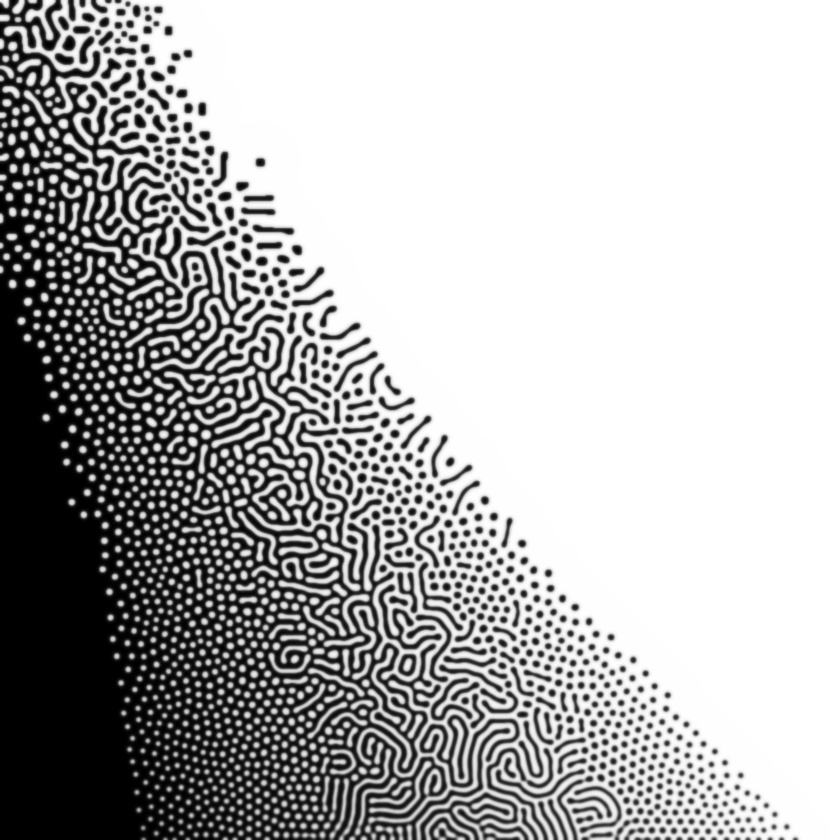
#> input picture sim-quant/rd2d_mat_AC_A0.14-0.07_C-0.1-0.4.jpg, 840 x 840 px, shrunk from 1024 x 1024 before the run
$ python -i quant.py   (imports and definitions only)   (older library calls are emulated)
#> lines starting #> are read from the running program, lines starting #| are printed output that depends on the picture; after the words box and inside, x2 and y2 are one past the last pixel; in counts of white or black regions, pixels touching at a corner belong together
#> further down, picture is the input picture: shape (840, 840); min 0, max 255, mean 176.8
import sys

import numpy as np
import cv2
from PIL import Image


# [74 lines left out: functions quant, _circula, not called in this run]


def binarize(img_gray,
             diameter=10,
             sigmaColor=150,
             sigmaSpace=150,
             a_thresh_type=2,
             a_thresh_blocksize=20,
             a_thresh_offset=0,
             a_thresh_offset2=0):
    """Binarize an image

    Binarize an image using OpenCV library

    Args:
        img_gray: Numpy array of an image (8bit, grayscale)
        diameter: param for bilateralFilter
        sigmaColor: param for bilateralFilter
        sigmaSpace: param for bilateralFilter
        a_thresh_type: 0, 1: Adaptive thresholding, 2: Otsu's thresholding
        a_thresh_blocksize: used for blocksize of adaptiveThreshold
        a_thresh_offset: constant for subtraction
        a_thresh_offset2: constant for negative subtraction (addition)

    Returns:
        img_mono: Numpy array of binarized image

    """
#> called with diameter = 10, sigmaColor = 150, sigmaSpace = 150, a_thresh_type = 2, a_thresh_blocksize = 20, a_thresh_offset = 0, a_thresh_offset2 = 0

    kernel = cv2.getStructuringElement(cv2.MORPH_ELLIPSE, (5, 5))

    img_blur = cv2.bilateralFilter(img_gray,
                                   diameter,
                                   sigmaColor,
                                   sigmaSpace)
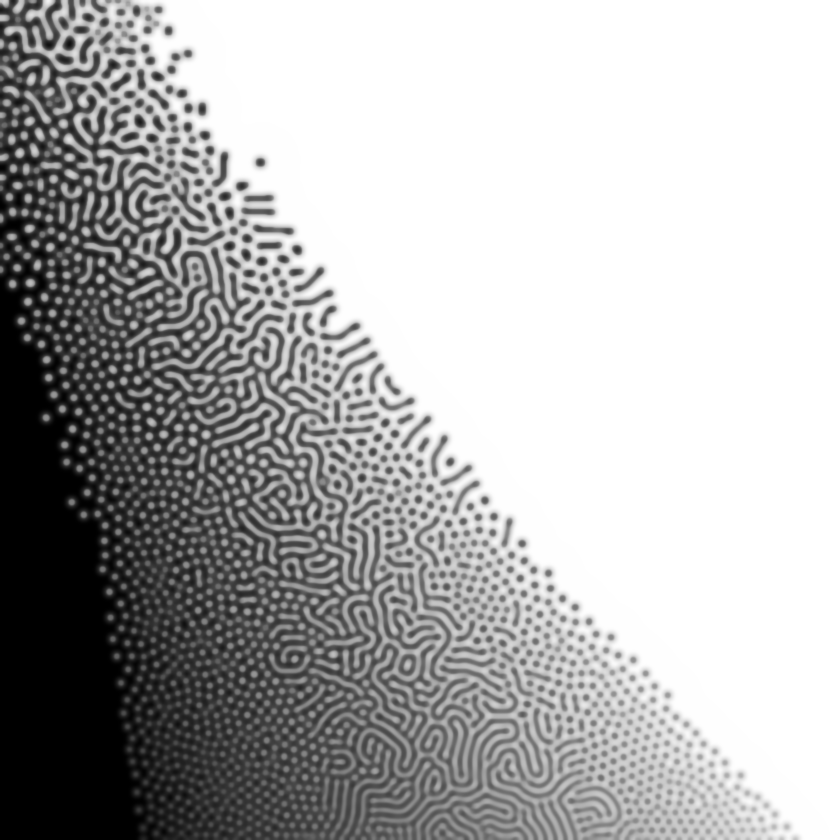
#> img_blur: shape (840, 840); min 0, max 255, mean 176.8

    ret, img_mono0 = cv2.threshold(img_blur,
                                   127,
                                   255,
                                   cv2.THRESH_BINARY)
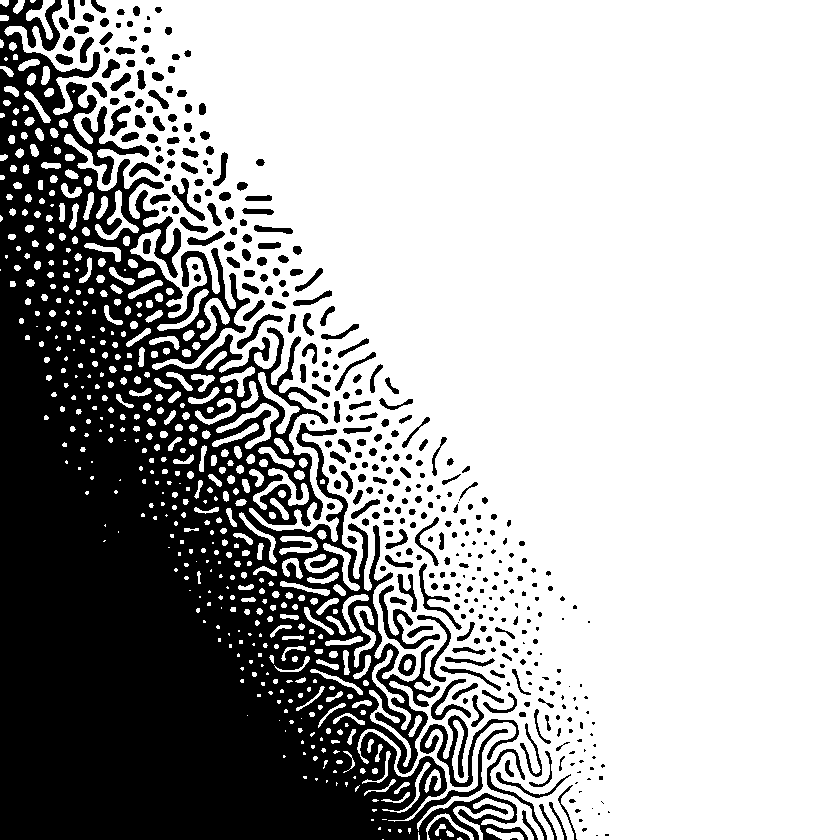
#> img_mono0: shape (840, 840); 68.4% white; 380 black regions (102 under 20 px), largest, box (x1, y1, x2, y2) and area: (0, 0, 528, 840) 196767, (420, 715, 519, 787) 1714, (379, 585, 440, 649) 787

    if a_thresh_type == 0:
        img_mono = cv2.adaptiveThreshold(img_blur,
                                         255,
                                         cv2.ADAPTIVE_THRESH_MEAN_C,
                                         cv2.THRESH_BINARY,
                                         (a_thresh_blocksize+1)*2+1,
                                         a_thresh_offset - a_thresh_offset2)
    elif a_thresh_type == 1:
        img_mono = cv2.adaptiveThreshold(img_blur,
                                         255,
                                         cv2.ADAPTIVE_THRESH_GAUSSIAN_C,
                                         cv2.THRESH_BINARY,
                                         (a_thresh_blocksize+1)*2+1,
                                         a_thresh_offset - a_thresh_offset2)

    elif a_thresh_type == 2:
        ret, img_mono = cv2.threshold(img_blur,
                                      0,
                                      255,
                                      cv2.THRESH_BINARY+cv2.THRESH_OTSU)
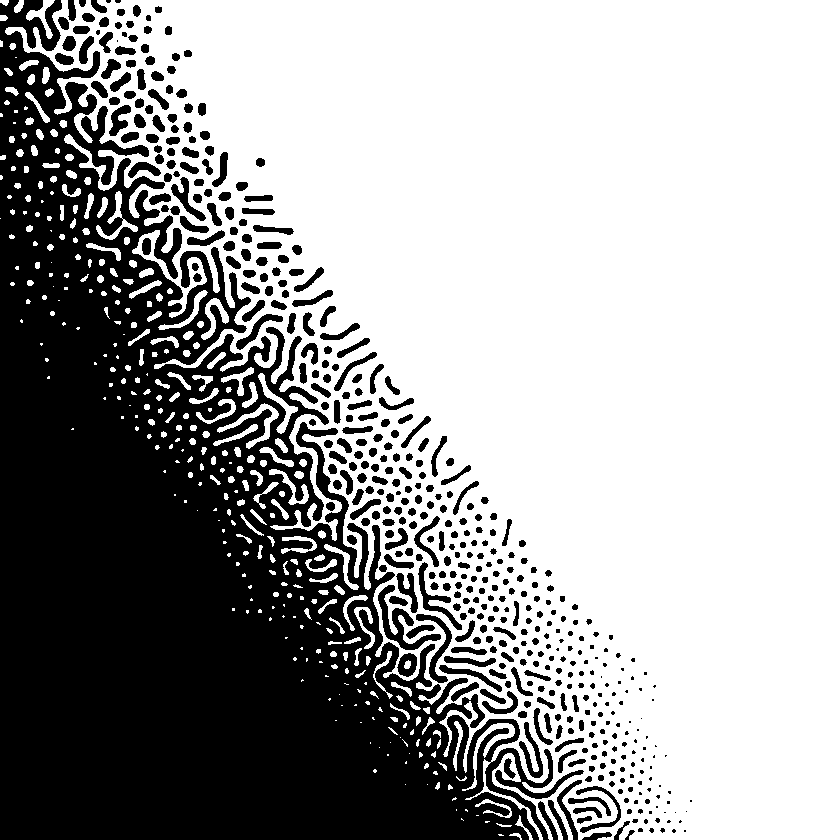
#> img_mono: shape (840, 840); 63.6% white; 469 black regions (80 under 20 px), largest, box (x1, y1, x2, y2) and area: (0, 0, 584, 840) 222497, (378, 585, 441, 650) 1035, (418, 562, 462, 630) 594
#> ret = 153

    if np.sum(img_mono0) == 0:
        img_mono = img_mono0
    elif np.sum(img_mono0) == (255*img_mono0.shape[0]*img_mono0.shape[1]):
        img_mono = img_mono0

    img_closing = cv2.morphologyEx(img_mono, cv2.MORPH_CLOSE, kernel)
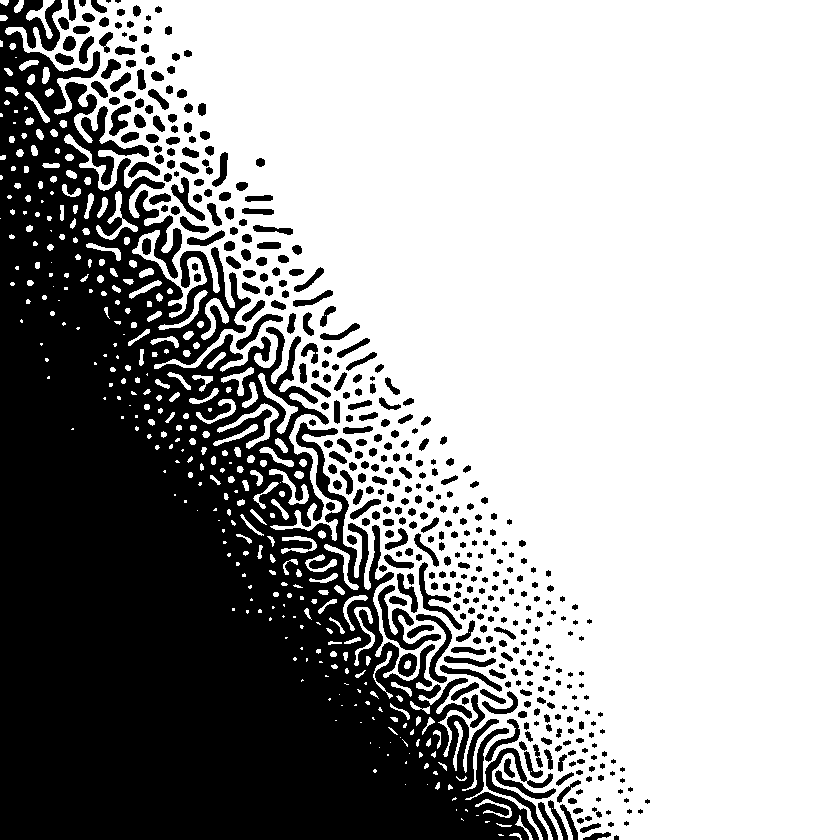
#> img_closing: shape (840, 840); 64.3% white; 427 black regions (46 under 20 px), largest, box (x1, y1, x2, y2) and area: (0, 0, 539, 840) 219842, (485, 748, 553, 840) 1128, (378, 585, 441, 650) 1024
    img_mono = img_closing

    img_opening = cv2.morphologyEx(img_mono, cv2.MORPH_OPEN, kernel)
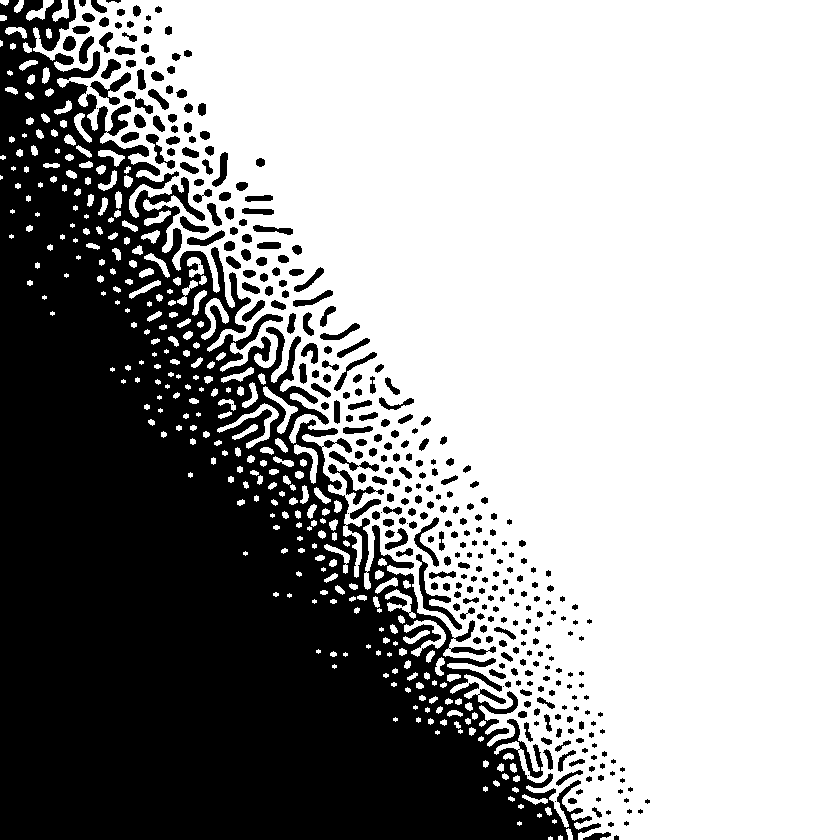
#> img_opening: shape (840, 840); 62.8% white; 341 black regions (50 under 20 px), largest, box (x1, y1, x2, y2) and area: (0, 0, 601, 840) 240322, (416, 554, 462, 630) 628, (90, 72, 131, 105) 439
    img_mono = img_opening

    return img_mono


# [10 lines left out: function crop_center, not called in this run]


def pil_img(img):

    return Image.fromarray(img)


# [5 lines not run here, left out]

>>> import cv2
>>> picture = cv2.imread('rd2d_mat_AC_A0.14-0.07_C-0.1-0.4.jpg', cv2.IMREAD_GRAYSCALE)
>>> result = binarize(picture)
